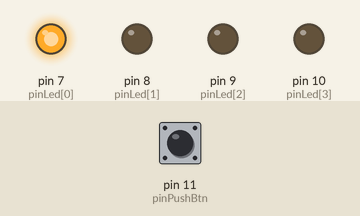
This sketch was run on a simulated Arduino Uno, built with avr-gcc and run on an emulated ATmega328P. Shown: output pins drawn as LEDs (lit = HIGH). Inputs (shaded band) come from the test bench; at power-on: pin 11 (pinPushBtn) HIGH.

Above: at 0.5 s.
At 1.5 s:
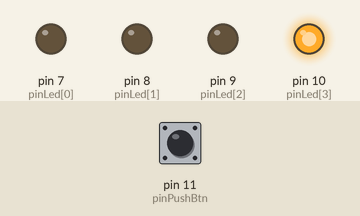
At 2.5 s:
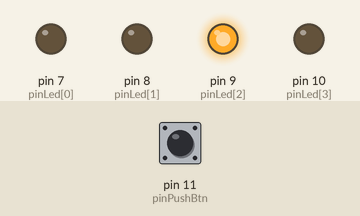
At 3.5 s:
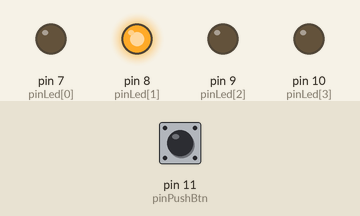
Timing chart, 0 to 5.2 s (numbered marks = the images above):
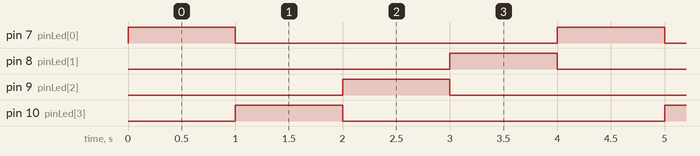

The sketch:

clase3_contador.ino
```cpp
int pinLed[] = {7, 8, 9, 10};
const int nPines = 4;
int pushBtnVal = 0;
const int pinPushBtn = 11;
const int timeOn = 1000;
int i = 0;

void setup() {
  for (int i = 0; i < nPines; i++) {
    pinMode(pinLed[i], OUTPUT);
    digitalWrite(pinLed[i], LOW);
  }
  pinMode(pinPushBtn, INPUT);
}

void loop() {
  readBtn();
  writeLed();
}

void readBtn() {
  pushBtnVal = digitalRead(pinPushBtn);
}

void writeLed() {
  if (pushBtnVal == LOW) {
    rightLeft();
  } else {
    leftRight();
  }
}

void rightLeft() {
  if (i <= 4) {
    blinkLed(pinLed[i]);
    i++;
  } else {
    i = 0;
  }
}

void leftRight() {
  if (i >= 0) {
    blinkLed(pinLed[i]);
    i--;
  } else {
    i = 3;
  }
}

void blinkLed(int pinLed) {
  digitalWrite(pinLed, HIGH);
  delay(timeOn);
  digitalWrite(pinLed, LOW);
}
```

Measured:
- by itself, pin 7 (pinLed[0]), pin 8 (pinLed[1]), pin 9 (pinLed[2]), pin 10 (pinLed[3]): alternates HIGH for 1.0 s and LOW for 3.0 s
- by itself, everything shown: repeats every 4.0 s, in 8 steps
